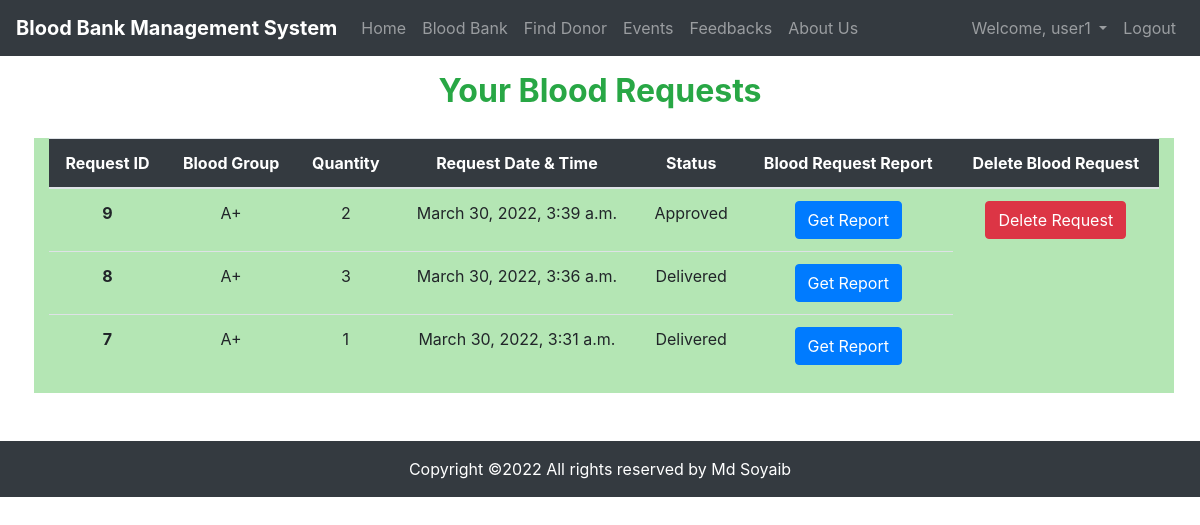
The app's page /blood_requests (signed in) with its own data.
### app/models.py (models this page shows, shortened)
class CustomUser(AbstractUser):
    email = models.EmailField(max_length=100, blank=True, unique=True, null=True)
    phone = models.CharField(verbose_name=_("Mobile phone"), max_length=14, blank=True, null=True, unique=True)
    city = models.CharField(max_length=50, null=True, blank=True)
    role = models.CharField(max_length=50, null=True, blank=True)
    blood = models.CharField(verbose_name=_("Blood Group"), max_length=10, null=True, blank=True)
    created_at = models.DateTimeField(auto_now_add=True, blank=True, null=True)
    updated_at = models.DateTimeField(auto_now=True, blank=True, null=True)

class BloodRequest(models.Model):
    status = (
        ("Approved", "Approved"),
        ("Delivered", "Delivered"),
        ("Canceled", "Canceled"),
    )
    blood = models.ForeignKey(Blood, on_delete=models.PROTECT, null=True, blank=True)
    user = models.ForeignKey(CustomUser, on_delete=models.PROTECT, null=True, blank=True)
    amount = models.PositiveIntegerField(null=True, blank=True)
    status = models.CharField(max_length=20, null=True, blank=True, choices=status, default="Approved")
    created_at = models.DateTimeField(auto_now_add=True, blank=True, null=True)
    updated_at = models.DateTimeField(auto_now=True, blank=True, null=True)

class Blood(models.Model):
    group = models.CharField(verbose_name=_("Blood Group"), max_length=10, unique=True, null=True, blank=True)
    stock = models.PositiveIntegerField(null=True, blank=True)
    photo = models.ImageField(null=True, blank=True, upload_to='blood')
    status = models.BooleanField(null=True, blank=True)
    created_at = models.DateTimeField(auto_now_add=True, blank=True, null=True)
    updated_at = models.DateTimeField(auto_now=True, blank=True, null=True)

### app/views.py (the view)
# urls.py: path('blood_requests', BloodRequestHistory.as_view(), name="blood_requests"),
class BloodRequestHistory(View):
    def get(self, request):
        user = request.user
        if user.is_authenticated:
            brequest = BloodRequest.objects.filter(user=user).order_by('-id')
            return render(request, 'blood_request_history.html', {'brequest':brequest})
        else:
            messages.warning(request, "Login first to access that page")
            return redirect('login')

### templates/blood_request_history.html (shortened to what this page needs)
{% extends 'base.html' %}
{% block content %}
    <div class="container">
        <div class="row">
            <div class="col-lg-12 text-center pt-3 pb-3 text-success">
                <h2><b>Your Blood Requests</b></h2>
            </div>
            <div class="col-lg-12 ml-1 mr-1 mt-1 mb-5" style="background-color: rgb(180, 230, 180);">
                <table class="table table-hover text-center">
                    <thead class="bg-dark text-white">
                      <tr>
                        <th scope="col">Request ID</th>
                        <th scope="col">Blood Group</th>
                        <th scope="col">Quantity</th>
                        <th scope="col">Request Date & Time</th>
                        <th scope="col">Status</th>
                        <th scope="col">Blood Request Report</th>
                        <th scope="col">Delete Blood Request</th>
                      </tr>
                    </thead>
                    <tbody>
                        {% for brequest in brequest %}
                        <tr>
                            <th scope="row">{{brequest.id}}</th>
                            <td>{{brequest.blood.group}}</td>
                            <td>{{brequest.amount}}</td>
                            <td>{{brequest.created_at}}</td>
                            <td>{{brequest.status}}</td>
                            <td><button class="btn btn-primary" type="submit"><a href="blood_requests/report/{{brequest.id}}" class="text-white" style="text-decoration: none;" target="_blank">Get Report</a></button></td>
                            <form method="post" action="delete_blood_request">
                                {% if brequest.status == "Approved" %}
                                <td><button class="btn btn-danger" type="submit">Delete Request</button></td>
                                {% endif %}
                            </form>
                        </tr>
                        {% endfor %}
                    </tbody>
                </table>
            </div>
        </div>
    </div>
{% endblock content %}

### templates/base.html (shortened to what this page needs)
<!DOCTYPE html>
<html lang="en">
<head>
    <link rel="stylesheet" href="/static/css/bootstrap.min.css" type="text/css">
    <link rel="stylesheet" href="/static/css/style.css" type="text/css">
    <link rel="stylesheet" href="https://cdnjs.cloudflare.com/ajax/libs/font-awesome/6.0.0/css/all.min.css" type="text/css">
</head>
<body>
<nav class="navbar navbar-expand-lg navbar-dark bg-dark">
    <a class="navbar-brand" href="{% url 'home' %}"><b>Blood Bank Management System</b></a>
    <div class="collapse navbar-collapse" id="navbarSupportedContent">
        <ul class="navbar-nav mr-auto">
            <li class="">
                <a class="nav-link" href="{% url 'home' %}">Home <span class="sr-only">(current)</span></a>
            </li>
            {% if user.is_authenticated %}
            <li class="">
                <a class="nav-link" href="{% url 'blood_bank' %}">Blood Bank <span class="sr-only">(current)</span></a>
            </li>
            <li class="">
                <a class="nav-link" href="{% url 'find_donor' %}">Find Donor <span class="sr-only">(current)</span></a>
            </li>
            {% endif %}
            <li class="">
                <a class="nav-link" href="{% url 'event' %}">Events<span class="sr-only"></a>
            </li>
            <li class="">
                <a class="nav-link" href="{% url 'feedback' %}">Feedbacks</a>
            </li>
            <li class="">
                <a class="nav-link" href="{% url 'about' %}">About Us</a>
            </li>
        </ul>
        <ul class="navbar-nav">
            {% if user.is_authenticated %}
            <li class="nav-item dropdown">
                <a class="nav-link dropdown-toggle" href="#" id="navbarDropdown" role="button" data-toggle="dropdown"
                   aria-haspopup="true" aria-expanded="false">
                    Welcome, {{user.username}}
                </a>
            </li>
            <li class="nav-item">
                <a class="nav-link" href="{% url 'logout' %}">Logout</a>
            </li>
            {% endif %}
        </ul>
    </div>
</nav>
{% block content %}
{% endblock content %}
<footer class="bg-light text-center text-lg-start">
    <div class="text-center p-3 bg-dark" style="color:white;">
        Copyright &copy;<script>document.write(new Date().getFullYear());</script>
        All rights reserved by Md Soyaib
    </div>
</footer>
</body>
</html>

### records on screen
CustomUser: username "user1"
BloodRequest: id "9", blood.group "A+", amount "2", created_at "March 30, 2022, 3:39 a.m.", status "Approved"
BloodRequest: id "8", blood.group "A+", amount "3", created_at "March 30, 2022, 3:36 a.m.", status "Delivered"
BloodRequest: id "7", blood.group "A+", amount "1", created_at "March 30, 2022, 3:31 a.m.", status "Delivered"
